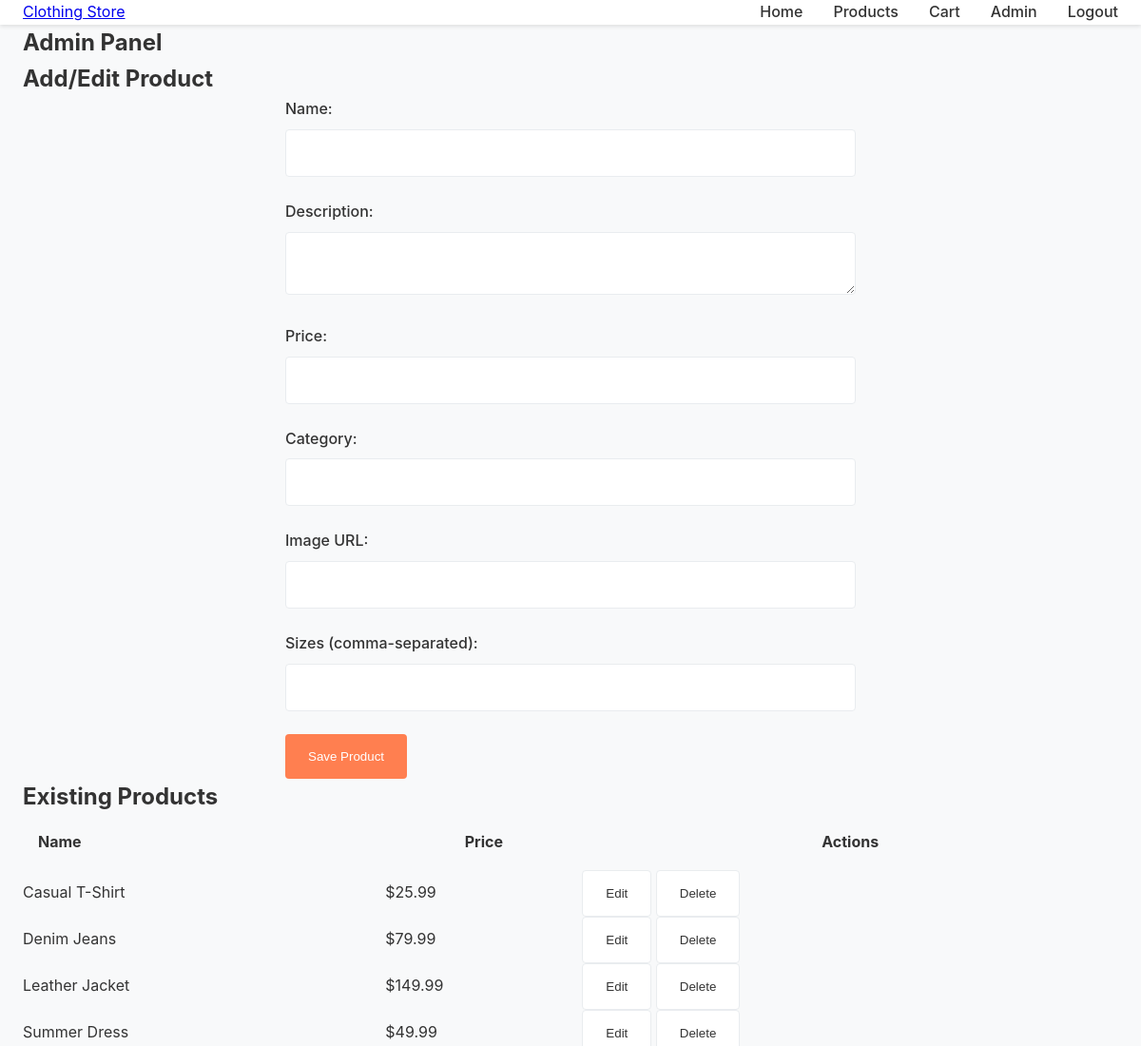
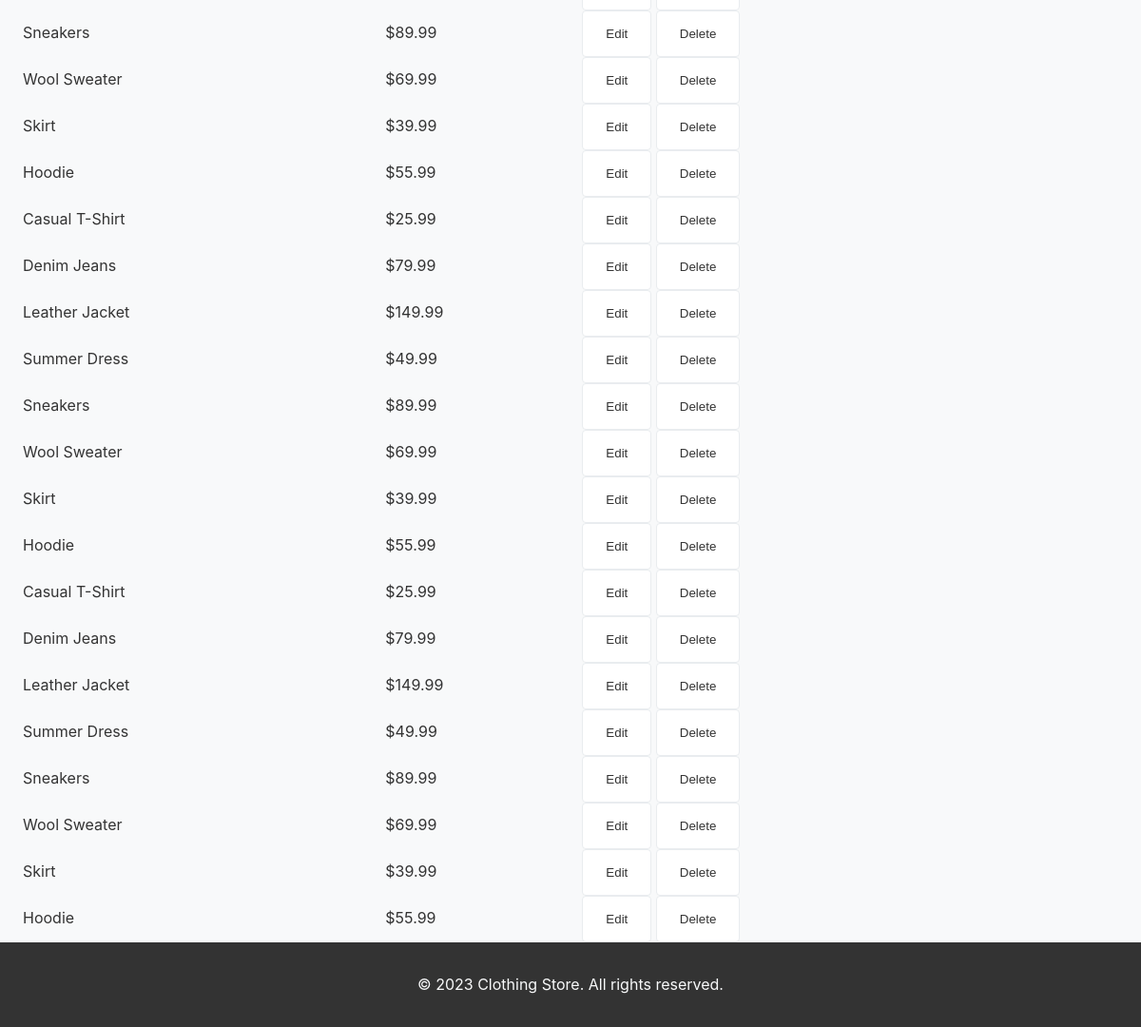
/admin (signed in), run on the app's committed database (2 pictures, top to bottom).
### tables this page shows
CREATE TABLE products (
            id INTEGER PRIMARY KEY AUTOINCREMENT,
            name TEXT NOT NULL,
            description TEXT NOT NULL,
            price REAL NOT NULL,
            category TEXT NOT NULL,
            image_url TEXT NOT NULL,
            sizes TEXT NOT NULL
        );

### clothing_store/app.py (the view, shortened to what this page needs)
@app.route('/admin', methods=['GET', 'POST'])
def admin():
    if not session.get('admin_logged_in'):
        return redirect(url_for('login'))
    products = get_all_products()
    return render_template('admin.html', products=products)

### clothing_store/models.py (called while the page is built)
def get_db_connection():
    conn = sqlite3.connect(DB_PATH)
    conn.row_factory = sqlite3.Row
    return conn

def get_all_products():
    conn = get_db_connection()
    products = conn.execute('SELECT * FROM products').fetchall()
    conn.close()
    return products

### clothing_store/templates/admin.html (shortened to what this page needs)
{% extends "base.html" %}
{% block content %}
<section class="container">
    <h1>Admin Panel</h1>
    <h2>Add/Edit Product</h2>
    <form method="POST">
        <div class="form-group">
            <label for="name">Name:</label>
            <input type="text" id="name" name="name" required>
        </div>
        <div class="form-group">
            <label for="description">Description:</label>
            <textarea id="description" name="description" required></textarea>
        </div>
        <div class="form-group">
            <label for="price">Price:</label>
            <input type="number" id="price" name="price" step="0.01" required>
        </div>
        <div class="form-group">
            <label for="category">Category:</label>
            <input type="text" id="category" name="category" required>
        </div>
        <div class="form-group">
            <label for="image_url">Image URL:</label>
            <input type="url" id="image_url" name="image_url" required>
        </div>
        <div class="form-group">
            <label for="sizes">Sizes (comma-separated):</label>
            <input type="text" id="sizes" name="sizes" required>
        </div>
        <button type="submit" class="btn">Save Product</button>
    </form>
    <h2>Existing Products</h2>
    <table style="width: 100%; border-collapse: collapse;">
        <thead>
            <tr>
                <th style="text-align: left; padding: var(--spacing-sm);">Name</th>
                <th>Price</th>
                <th>Actions</th>
            </tr>
        </thead>
        <tbody>
            {% for product in products %}
            <tr>
                <td>{{ product.name }}</td>
                <td>${{ "%.2f"|format(product.price) }}</td>
                <td>
                    <button onclick="editProduct({{ product.id }}, {{ product.name|tojson }}, {{ product.description|tojson }}, {{ product.price }}, {{ product.category|tojson }}, {{ product.image_url|tojson }}, {{ product.sizes|tojson }})" class="btn btn-secondary">Edit</button>
                    <form method="POST" style="display: inline;">
                        <button type="submit" class="btn btn-secondary">Delete</button>
                    </form>
                </td>
            </tr>
            {% endfor %}
        </tbody>
    </table>
</section>
{% endblock %}

### clothing_store/static/css/style.css (style rules this page uses)
* { margin: 0; padding: 0; box-sizing: border-box; }
body { font-family: 'Inter', sans-serif; line-height: 1.6; color: #333; background-color: #f8f9fa; }
:root { --primary-bg: #f8f9fa; --secondary-bg: #ffffff; --text-color: #333333; --accent-color: #ff7f50; --border-color: #e9ecef; --shadow: 0 2px 4px rgba(0,0,0,0.1); --spacing-xs: 0.5rem; --spacing-sm: 1rem; --spacing-md: 1.5rem; --spacing-lg: 2rem; --spacing-xl: 3rem; }
.container { max-width: 1200px; margin: 0 auto; padding: 0 var(--spacing-md); }
section { padding: var(--spacing-xl) 0; }
.btn { display: inline-block; padding: var(--spacing-sm) var(--spacing-md); background-color: var(--accent-color); color: white; text-decoration: none; border: none; border-radius: 4px; cursor: pointer; font-weight: 500; transition: background-color 0.3s; }
.btn-secondary { background-color: var(--secondary-bg); color: var(--text-color); border: 1px solid var(--border-color); }
form { max-width: 600px; margin: 0 auto; }
.form-group { margin-bottom: var(--spacing-md); }
label { display: block; margin-bottom: var(--spacing-xs); font-weight: 500; }
input, select, textarea { width: 100%; padding: var(--spacing-sm); border: 1px solid var(--border-color); border-radius: 4px; font-family: inherit; }

### data on the page
products: name "Casual T-Shirt", price "25.99"
products: name "Denim Jeans", price "79.99"
products: name "Leather Jacket", price "149.99"
products: name "Summer Dress", price "49.99"
products: name "Sneakers", price "89.99"
products: name "Wool Sweater", price "69.99"
products: name "Skirt", price "39.99"
products: name "Hoodie", price "55.99"
products: name "Casual T-Shirt", price "25.99"
products: name "Denim Jeans", price "79.99"
products: name "Leather Jacket", price "149.99"
products: name "Summer Dress", price "49.99"
products: name "Sneakers", price "89.99"
products: name "Wool Sweater", price "69.99"
products: name "Skirt", price "39.99"
products: name "Hoodie", price "55.99"
products: name "Casual T-Shirt", price "25.99"
products: name "Denim Jeans", price "79.99"
products: name "Leather Jacket", price "149.99"
products: name "Summer Dress", price "49.99"
products: name "Sneakers", price "89.99"
products: name "Wool Sweater", price "69.99"
products: name "Skirt", price "39.99"
products: name "Hoodie", price "55.99"
